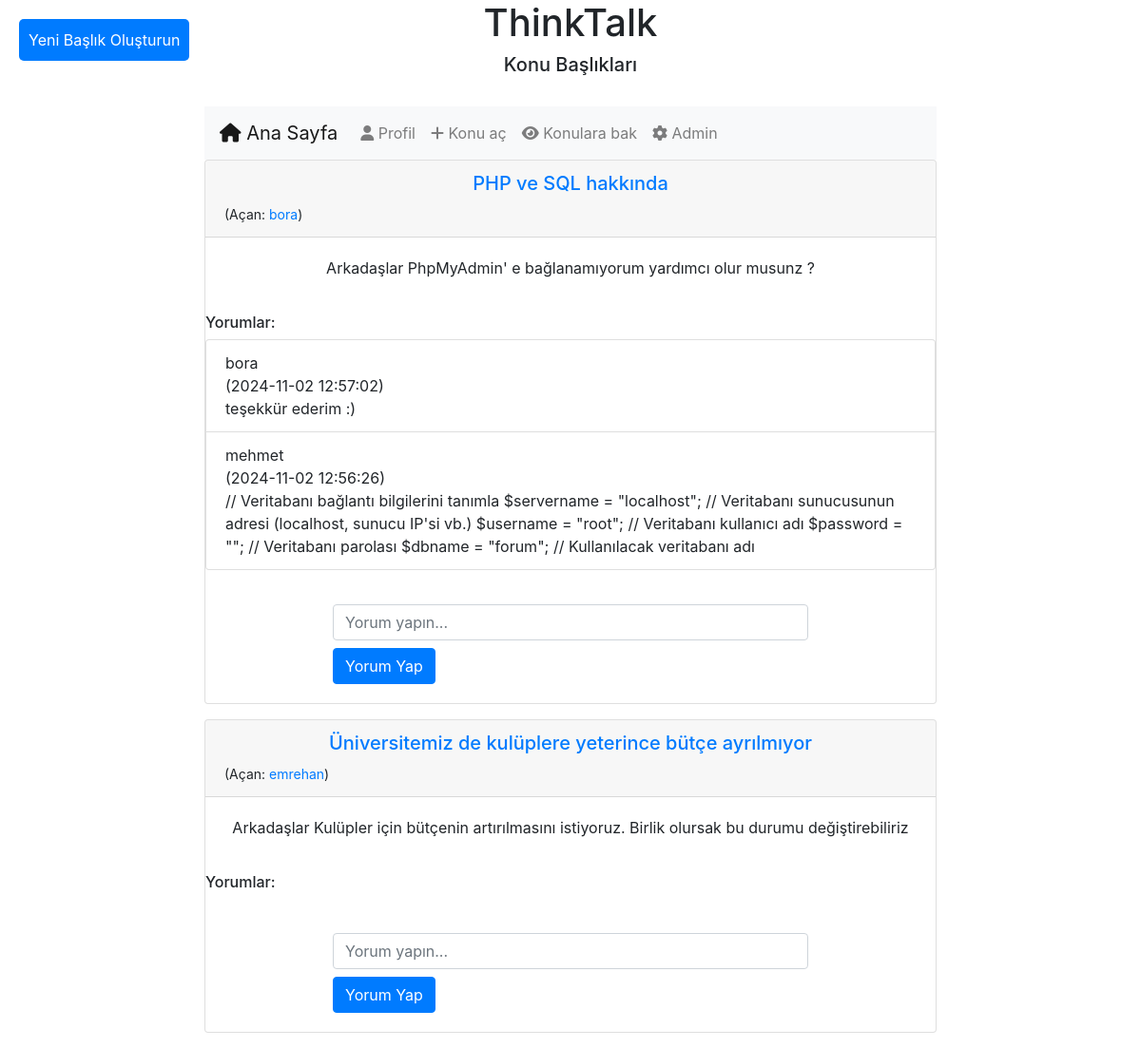
Screenshot of /konubak.php (signed in) with the database file from the repository.
### tables this page shows
CREATE TABLE `konular` (
  `id` int(11) NOT NULL,
  `baslik` varchar(255) NOT NULL,
  `aciklama` text NOT NULL,
  `kullanici_id` int(11) NOT NULL,
  `created_at` timestamp NOT NULL DEFAULT current_timestamp()
);

CREATE TABLE `kullanicilar` (
  `id` int(11) NOT NULL,
  `kullanici_adi` varchar(50) NOT NULL,
  `email` varchar(100) NOT NULL,
  `parola` varchar(255) NOT NULL,
  `cinsiyet` enum('erkek','kadın') NOT NULL,
  `created_at` timestamp NOT NULL DEFAULT current_timestamp(),
  `yetki` tinyint(1) NOT NULL DEFAULT 0,
  `hakkinda` text DEFAULT NULL
);

CREATE TABLE `yorumlar` (
  `id` int(11) NOT NULL,
  `konu_id` int(11) NOT NULL,
  `yorum` text NOT NULL,
  `kullanici_id` int(11) NOT NULL,
  `created_at` timestamp NOT NULL DEFAULT current_timestamp()
);

### konubak.php (the view, shortened to what this page needs)
<?php
include 'db.php';
?>
<!DOCTYPE html>
<html lang="tr-TR">
<head>
    <link rel="stylesheet" href="bootstrap/bootstrap.min.css">
    <link rel="stylesheet" href="style.css">
    <link rel="stylesheet" href="css/all.min.css">
</head>
<body>
    <div class="container">
        <h1>ThinkTalk</h1>
        <h5>Konu Başlıkları</h5>
        <br>
        <nav class="navbar navbar-expand-lg navbar-light bg-light">
            <a class="navbar-brand" href="anasayfa.php"><i class="fas fa-home"></i> Ana Sayfa</a>
            <div class="collapse navbar-collapse" id="navbarNav">
                <ul class="navbar-nav">
                    <li class="nav-item">
                        <a class="nav-link" href="profil.php"><i class="fas fa-user"></i> Profil</a>
                    </li>
                    <li class="nav-item">
                        <a class="nav-link" href="konuac.php"><i class="fas fa-plus"></i> Konu aç</a>
                    </li>
                    <li class="nav-item">
                        <a class="nav-link" href="konubak.php"><i class="fas fa-eye"></i> Konulara bak</a>
                    </li>
                    <li class="nav-item">
                        <a class="nav-link" href="admin.php"><i class="fas fa-cog"></i> Admin</a>
                    </li>
                </ul>
            </div>
        </nav>
        <?php
        $konu_stmt = $conn->
            prepare("SELECT k.*, u.kullanici_adi AS konuyu_acan FROM konular k JOIN kullanicilar u ON k.kullanici_id = u.id ORDER BY k.created_at DESC");
        $konu_stmt->execute();
        $konu_result = $konu_stmt->get_result();
        while ($konu = $konu_result->fetch_assoc()) {
            echo "<div class='card mb-3'>";
            echo "<div class='card-header'><h5><a href='hakkinda.php?id=" .
                $konu['kullanici_id'] . "'>" . htmlspecialchars($konu['baslik']) .
                "</a></h5><small> (Açan: <a href='hakkinda.php?id=" . $konu['kullanici_id'] . "'>" .
                htmlspecialchars($konu['konuyu_acan']) . "</a>)</small></div>";
            echo "<div class='card-body'><p>" . htmlspecialchars($konu['aciklama']) . "</p></div>";
            $yorum_stmt = $conn->
                prepare("SELECT y.*, u.kullanici_adi AS yorum_yapan FROM yorumlar y
        JOIN kullanicilar u ON y.kullanici_id = u.id WHERE konu_id = ? ORDER BY y.created_at DESC");
            $yorum_stmt->bind_param("i", $konu['id']);
            $yorum_stmt->execute();
            $yorum_result = $yorum_stmt->get_result();
            echo "<div class='comments'><h6>Yorumlar:</h6><ul class='list-group'>";
            while ($yorum = $yorum_result->fetch_assoc()) {
                echo "<li class='list-group-item'>" .
                    htmlspecialchars($yorum['yorum_yapan']) .
                    "<br> (" . $yorum['created_at'] . ")<br>" .
                    htmlspecialchars($yorum['yorum']) . "</li>";
            }
            echo "</ul></div>";
            echo "<div class='mt-3'>
                <form method='POST' action='yorum_yap.php'>
                    <input type='hidden' name='konu_id' value='" . $konu['id'] . "'>
                    <input type='text' class='form-control' name='yorum' placeholder='Yorum yapın...' required>
                    <button type='submit' class='btn btn-primary mt-2'>Yorum Yap</button>
                </form>
              </div>";
            echo "</div>";
        }
        ?>
    </div>
    <div class="div2" id="notification">
        Yeni Başlık Oluşturun
    </div>
</body>
</html>

### style.css (style rules this page uses)
.div2 { display: none; position: fixed; top: 20px; left: 20px; background-color: #007bff; color: white; padding: 10px; border-radius: 5px; z-index: 1050; }
h1 { display: flex; justify-content: center; }
h5 { display: flex; justify-content: center; }
p { text-align: center; }
button { display: flex; justify-content: flex-end; margin-top: 20px; }
form { max-width: 500px; margin: 20px auto; }
.navbar .navbar-brand { transition: color 0.3s ease; }
.container { max-width: 800px; margin: 0 auto; }
.card { margin-bottom: 20px; }

### rows the page displays
konular: baslik "PHP ve SQL hakkında", kullanicilar.kullanici_adi "bora", aciklama "Arkadaşlar PhpMyAdmin' e bağlanamıyorum yardımcı olur musunz ?"
yorumlar: kullanicilar.kullanici_adi "bora", created_at "2024-11-02 12:57:02", yorum "teşekkür ederim :)"
yorumlar: kullanicilar.kullanici_adi "mehmet", created_at "2024-11-02 12:56:26", yorum "// Veritabanı bağlantı bilgilerini tanımla $servername = \"localhost\"; // Veritabanı sunucusunun adresi (localhost, sunucu IP'si vb.) $username = \"root\"; // Veritabanı kullanıcı adı $password = \"\"; // Veritabanı parolası $dbname = \"forum\"; // Kullanılacak veritabanı adı"
konular: baslik "Üniversitemiz de kulüplere yeterince bütçe ayrılmıyor", kullanicilar.kullanici_adi "emrehan", aciklama "Arkadaşlar Kulüpler için bütçenin artırılmasını istiyoruz. Birlik olursak bu durumu değiştirebiliriz"
